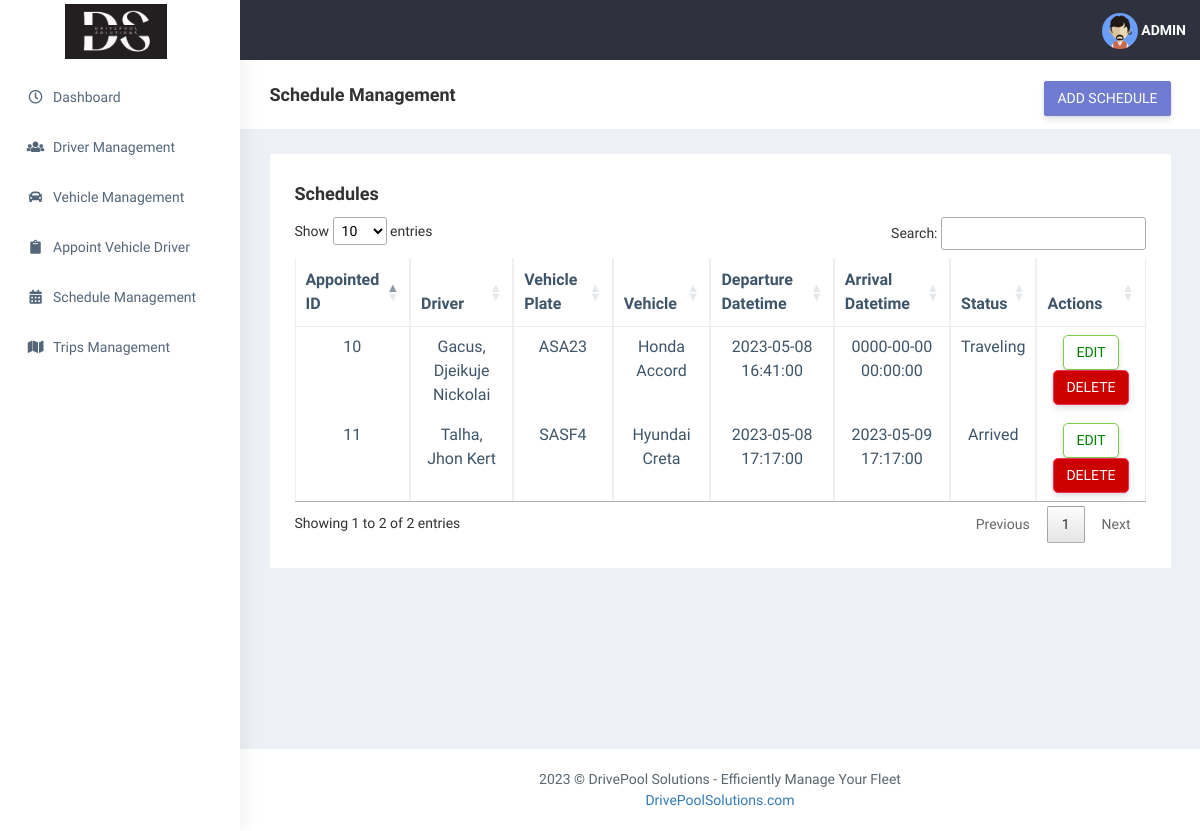
Page /schedule.php on the committed database.
### tables this page shows
CREATE TABLE `scheduling` (
  `schedule_id` int(20) NOT NULL,
  `appointed_vd` int(20) NOT NULL,
  `departure_datetime` datetime NOT NULL,
  `arrival_datetime` datetime DEFAULT NULL,
  `schedule_status` varchar(255) DEFAULT NULL,
  `created_at` timestamp NULL DEFAULT NULL,
  `updated_at` timestamp NOT NULL DEFAULT current_timestamp()
);

CREATE TABLE `driver` (
  `driver_id` int(20) NOT NULL,
  `first_name` varchar(255) NOT NULL,
  `middle_name` varchar(255) NOT NULL,
  `last_name` varchar(255) NOT NULL,
  `suffix` varchar(255) DEFAULT NULL,
  `birthday` date NOT NULL,
  `barangay` varchar(255) NOT NULL,
  `city` varchar(255) NOT NULL,
  `province` varchar(255) NOT NULL,
  `phone_number` char(11) NOT NULL,
  `email_address` varchar(255) DEFAULT NULL,
  `created_at` timestamp NULL DEFAULT NULL,
  `updated_at` timestamp NOT NULL DEFAULT current_timestamp()
);

CREATE TABLE `vehicle` (
  `vehicle_number` int(5) NOT NULL,
  `vehicle_brand` varchar(255) NOT NULL,
  `vehicle_model` varchar(255) NOT NULL,
  `vehicle_plate` varchar(5) NOT NULL,
  `created_at` timestamp NULL DEFAULT NULL,
  `updated_at` timestamp NOT NULL DEFAULT current_timestamp()
);

### schedule.php (the view, shortened to what this page needs)
<?php
include "header.php";
include_once "includes/db_conn.php";
$display = "SELECT scheduling.*, driver.first_name, driver.middle_name, driver.last_name, driver.suffix, vehicle.vehicle_number, vehicle.vehicle_plate, vehicle.vehicle_brand, vehicle.vehicle_model
            FROM scheduling
            JOIN appointed ON scheduling.appointed_vd = appointed.appointed_vd
            JOIN driver ON appointed.driver_id = driver.driver_id
            JOIN vehicle ON appointed.vehicle_number = vehicle.vehicle_number";
$dis = $conn->query($display);
?>
<aside class="left-sidebar" data-sidebarbg="skin6">
            <div class="scroll-sidebar">
                <nav class="sidebar-nav">
                    <ul id="sidebarnav">
                        <li class="sidebar-item pt-2">
                            <a class="sidebar-link waves-effect waves-dark sidebar-link" href="dashboard.php"
                                aria-expanded="false">
                                <i class="far fa-clock" aria-hidden="true"></i>
                                <span class="hide-menu">Dashboard</span>
                            </a>
                        </li>
                        <li class="sidebar-item">
                            <a class="sidebar-link waves-effect waves-dark sidebar-link" href="driver.php"
                                aria-expanded="false">
                                <i class="fa fa-users" aria-hidden="true"></i>
                                <span class="hide-menu">Driver Management</span>
                            </a>
                        </li>
                        <li class="sidebar-item">
                            <a class="sidebar-link waves-effect waves-dark sidebar-link" href="vehicle.php"
                                aria-expanded="false">
                                <i class="fa fa-car" aria-hidden="true"></i>
                                <span class="hide-menu">Vehicle Management</span>
                            </a>
                        </li>
                        <li class="sidebar-item">
                            <a class="sidebar-link waves-effect waves-dark sidebar-link" href="appoint.php"
                                aria-expanded="false">
                                <i class="fas fa-clipboard" aria-hidden="true"></i>
                                <span class="hide-menu">Appoint Vehicle Driver</span>
                            </a>
                        </li>
                        <li class="sidebar-item">
                            <a class="sidebar-link waves-effect waves-dark sidebar-link" href="#"
                                aria-expanded="false">
                                <i class="fas fa-calendar-alt" aria-hidden="true"></i>
                                <span class="hide-menu">Schedule Management</span>
                            </a>
                        </li>
                        <li class="sidebar-item">
                            <a class="sidebar-link waves-effect waves-dark sidebar-link" href="trips.php"
                                aria-expanded="false">
                                <i class="fa fa-map" aria-hidden="true"></i>
                                <span class="hide-menu">Trips Management</span>
                            </a>
                        </li>
                    </ul>
                </nav>
            </div>
        </aside>
        <div class="page-wrapper" style="min-height: 250px;">
        <div class="page-breadcrumb bg-white">
            <div class="row align-items-center">
                <div class="col-lg-3 col-md-4 col-sm-4 col-xs-12">
                    <h4 class="page-title">Schedule Management</h4>
                </div>
                <div class="col-lg-9 col-sm-8 col-md-8 col-xs-12">
                    <div class="d-md-flex">
                        <ol class="breadcrumb ms-auto">
                            <li>
                            <button type="button" class="btn btn-primary" data-bs-toggle="modal"
                            data-bs-target="#addSchedule">ADD SCHEDULE</button>
                            </li>
                        </ol>
                    </div>
                </div>
            </div>
        </div>
        <div class="container-fluid">
                <div class="row">
                    <div class="col-sm-12">
                        <div class="white-box">
                            <h3 class="box-title">Schedules</h3>
                            <div class="table-responsive">
                                <table class="table text-center scheduleTable load table-bordered table-hover">
                                    <thead>
                                        <tr>
                                            <th class="border-top-0">Appointed ID</th>
                                            <th class="border-top-0">Driver</th>
                                            <th class="border-top-0">Vehicle Plate</th>
                                            <th class="border-top-0">Vehicle</th>
                                            <th class="border-top-0">Departure Datetime</th>
                                            <th class="border-top-0">Arrival Datetime</th>
                                            <th class="border-top-0">Status</th>
                                            <th class="border-top-0">Actions</th>
                                        </tr>
                                    </thead>
                                    <tbody>
                                            <?php if ($dis->num_rows > 0) {
                                                while($row = $dis->fetch_assoc()) {
                                                    echo '<tr>
                                                    <td>'. $row['appointed_vd'].'</td>
                                                    <td>'. $row['last_name'].', '. $row['first_name'] .' '. $row['middle_name'] .' '. $row['suffix'] .'</td>
                                                    <td>'. $row['vehicle_plate'].'</td>
                                                    <td>'. $row['vehicle_brand'].' '. $row['vehicle_model'].'</td>
                                                    <td>'. $row['departure_datetime'].'</td>
                                                    <td>'. $row['arrival_datetime'].'</td>
                                                    <td>'. $row['schedule_status'].'</td>
                                                    <td>
                                                        <button type="button" id="edit-btn" class="btn btn-success" data-bs-toggle="modal"
                                                        data-bs-target="#editAppoint" onclick="editSchedule('. $row['schedule_id'].')">EDIT</button>
                                                        <button type="button" id="delete-btn" class="btn btn-danger"
                                                        onclick="deleteSchedule('. $row['schedule_id'].')">DELETE</button>
                                                    </td></tr>';
                                                }
                                            }
                                            ?>
                                    </tbody>
                                </table>
                            </div>
                        </div>
                    </div>
                </div>
            </div>
<?php include "footer.php" ?>

### css/main.css (style rules this page uses)
.container, .container-fluid, .container-sm, .container-md, .container-lg, .container-xl { width: 100%; padding-right: 7.5px; padding-left: 7.5px; margin-right: auto; margin-left: auto; }
.row { display: -ms-flexbox; display: flex; -ms-flex-wrap: wrap; flex-wrap: wrap; margin-right: -7.5px; margin-left: -7.5px; }

### css/customcss.php (style rules this page uses)
#add-btn, #edit-btn, #delete-btn { color: green; background-color: #fff; border-radius: 5px; }
#cancel-btn, #delete-btn { color: #fff; background-color: #CD0000; border-radius: 5px; }

### rows in the picture
scheduling: appointed_vd "10", driver.last_name "Gacus", driver.first_name "Djeikuje Nickolai", vehicle.vehicle_plate "ASA23", vehicle.vehicle_brand "Honda", vehicle.vehicle_model "Accord", departure_datetime "2023-05-08 16:41:00", arrival_datetime "0000-00-00 00:00:00", schedule_status "Traveling"
scheduling: appointed_vd "11", driver.last_name "Talha", driver.first_name "Jhon Kert", vehicle.vehicle_plate "SASF4", vehicle.vehicle_brand "Hyundai", vehicle.vehicle_model "Creta", departure_datetime "2023-05-08 17:17:00", arrival_datetime "2023-05-09 17:17:00", schedule_status "Arrived"
